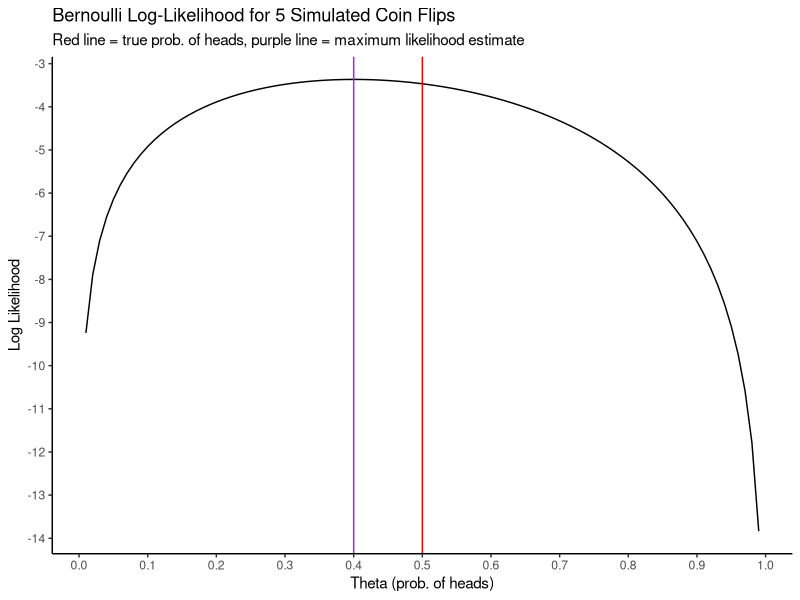
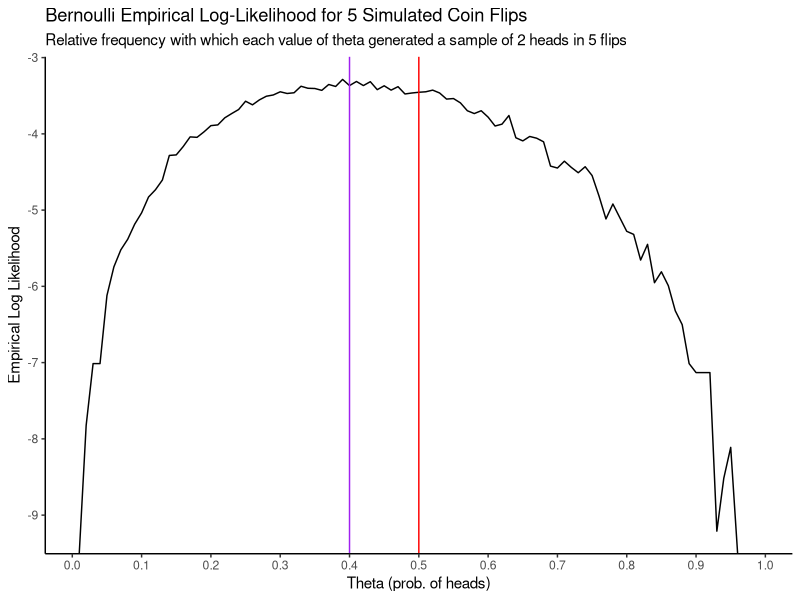
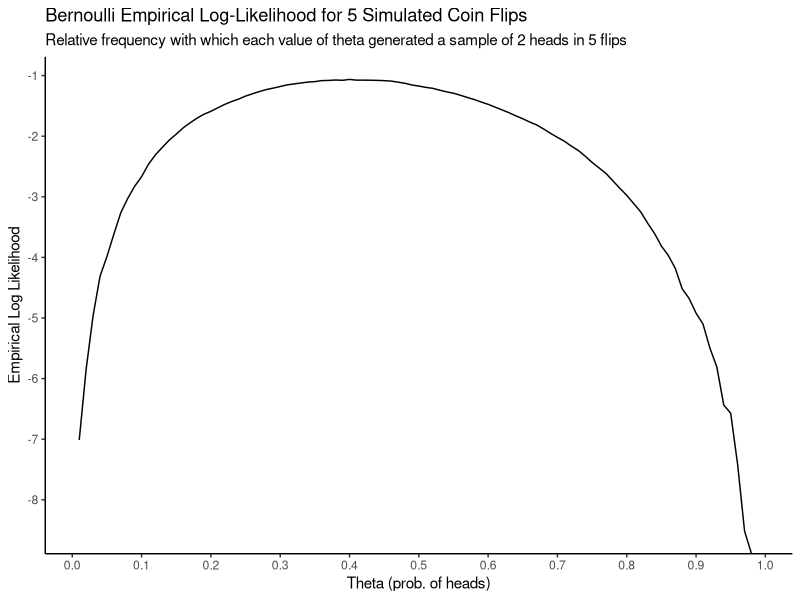
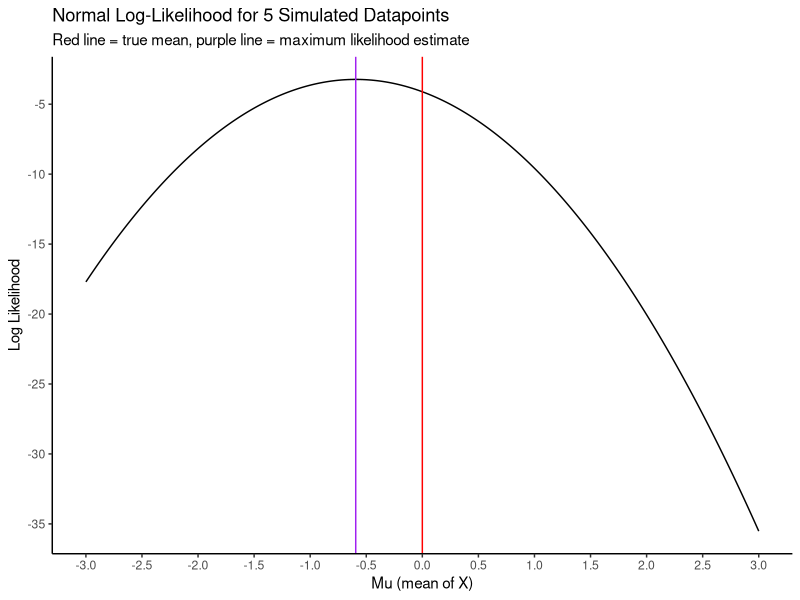
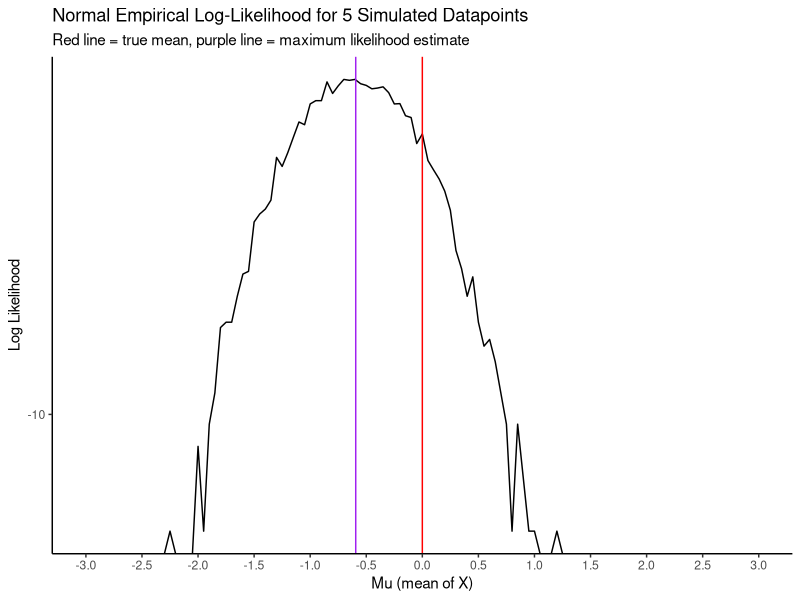

Write the R code that produced these figures, in order.
## ---- chunk 1
knitr::opts_chunk$set(echo = TRUE)
## ---- chunk 2
# Load the tidyverse packages
suppressMessages({
  suppressWarnings({
    library(tidyverse)
  })
})
## ---- chunk 3
set.seed(423798)
n <- 5
thetatrue <- 0.5
samp <- rbinom(n,1,thetatrue)
cat("Actual generated sample: ",samp,"\n")

# Plot the log-likelihood
bern_ll <- function(theta,x) {
  sum(x)*log(theta) + (length(x) - sum(x)) * log(1 - theta)
}

data_frame(theta = seq(.01,.99,by=.01),
           ll = bern_ll(theta,x = samp)) %>%
  ggplot(aes(x = theta,y = ll,group = 1)) +
  theme_classic() +
  geom_line() +
  geom_vline(xintercept = mean(samp),colour = "purple") +
  geom_vline(xintercept = thetatrue,colour = "red") +
  scale_x_continuous(breaks = seq(0,1,by=.1)) +
  scale_y_continuous(breaks = seq(0,-15,by=-1)) +
  labs(title = "Bernoulli Log-Likelihood for 5 Simulated Coin Flips",
       subtitle = "Red line = true prob. of heads, purple line = maximum likelihood estimate",
       x = "Theta (prob. of heads)",
       y = "Log Likelihood")
## ---- chunk 4
simulate_flips <- function(theta,n=5,sumx=2) {
  # Simulate a bunch of experiments with n flips of a coin with P(heads) = theta
  # Return the log of the relative frequency with which the number of heads equals sumx
  B <- 1000 # Number of simulations to do
  experiment_has_two_heads <- numeric(B) # Record whether the experiment has two heads
  for (b in 1:B) {
    experiment_has_two_heads[b] <- as.numeric(sum(rbinom(n,1,theta)) == sumx)
  }
  
  log(mean(experiment_has_two_heads)) - log(choose(n,sumx))
}

simulate_flips(.5)

## ---- chunk 5
# Vectorized version of the simulate function
simulate_flips_v <- function(theta,n=5,sumx=2) {
  out <- numeric(length(theta))
  for (i in 1:length(theta)) {
    out[i] <- simulate_flips(theta[i],n,sumx)
  }
  out
}
# Perform the simulation for various values of theta and plot:
data_frame(theta = seq(.01,.99,by=.01),
           ll = simulate_flips_v(theta)) %>%
  ggplot(aes(x = theta,y = ll,group = 1)) +
  theme_classic() +
  geom_line() +
  geom_vline(xintercept = mean(samp),colour = "purple") +
  geom_vline(xintercept = thetatrue,colour = "red") +
  scale_x_continuous(breaks = seq(0,1,by=.1)) +
  scale_y_continuous(breaks = seq(0,-15,by=-1)) +
  labs(title = "Bernoulli Empirical Log-Likelihood for 5 Simulated Coin Flips",
       subtitle = "Relative frequency with which each value of theta generated a sample of 2 heads in 5 flips",
       x = "Theta (prob. of heads)",
       y = "Empirical Log Likelihood")
## ---- chunk 6
set.seed(878976)
# Function to transform U into Y
transform_u_to_y <- function(u,theta) {
  sum(u <= theta)
}
# Simulate the likelihood function
simulate_binomial_likelihood <- function(B,n,sumx) {
  # B: how many simulations to do
  # n: parameter of binomial
  # sumx: observed suff. stat.
  
  thetagrid <- seq(0.01,0.99,by=0.01)
  loglikvec <- numeric(length(thetagrid))
  names(loglikvec) <- thetagrid
  # Repeatedly sample uniforms and add up the results
  for (b in 1:B) {
    # Sample a uniform
    u <- runif(n)
    # Transform for each theta
    for (theta in thetagrid) {
      #cat(transform_u_to_y(u,theta),"\n")
      #cat(loglikvec[str_c(theta)],"\n")
      loglikvec[str_c(theta)] <- loglikvec[str_c(theta)] + (transform_u_to_y(u,theta) == sumx)
    }
  }
  
  # Return the loglikvec, divided by B, logged
  log(loglikvec / B)
}

data_frame(theta = seq(.01,.99,by=.01),
           ll = simulate_binomial_likelihood(10000,5,2)) %>%
  ggplot(aes(x = theta,y = ll,group = 1)) +
  theme_classic() +
  geom_line() +
  scale_x_continuous(breaks = seq(0,1,by=.1)) +
  scale_y_continuous(breaks = seq(0,-15,by=-1)) +
  labs(title = "Bernoulli Empirical Log-Likelihood for 5 Simulated Coin Flips",
       subtitle = "Relative frequency with which each value of theta generated a sample of 2 heads in 5 flips",
       x = "Theta (prob. of heads)",
       y = "Empirical Log Likelihood")
## ---- chunk 7
set.seed(4632789)
n <- 5
mutrue <- 0
samp <- rnorm(5,mutrue,1)
cat("Actual generated sample: ",samp,"\n")

# Plot the log-likelihood
normal_ll <- function(mu,x) {
  -(1/2)*sum((x - mu)^2)
}

normal_ll_v <- function(mu,x) {
  out <- numeric(length(mu))
  for (i in 1:length(mu)) {
    out[i] <- normal_ll(mu[i],x)
  }
  out
}

data_frame(mu = seq(-3,3,by=.01),
           ll = normal_ll_v(mu,x = samp)) %>%
  ggplot(aes(x = mu,y = ll,group = 1)) +
  theme_classic() +
  geom_line() +
  geom_vline(xintercept = mean(samp),colour = "purple") +
  geom_vline(xintercept = mutrue,colour = "red") +
  scale_x_continuous(breaks = seq(-3,3,by=.5)) +
  scale_y_continuous(breaks = seq(0,-40,by=-5)) +
  labs(title = "Normal Log-Likelihood for 5 Simulated Datapoints",
       subtitle = "Red line = true mean, purple line = maximum likelihood estimate",
       x = "Mu (mean of X)",
       y = "Log Likelihood")
## ---- chunk 8
simulate_norm <- function(mu,n=5,sumx=round(sum(samp),2),eps=0.01) {
  # Simulate a bunch of experiments with n samples from a normal(mu,1) distribution
  # Return the log of the relative frequency with which the sum of the sample is within eps distance of sumx
  B <- 100000 # Number of simulations to do
  experiment_within_eps_distance <- numeric(B) # Record whether the experiment has two heads
  for (b in 1:B) {
    experiment_within_eps_distance[b] <- as.numeric(abs(sum(rnorm(n,mu,1)) - sumx) < eps)
  }
  
  log(mean(experiment_within_eps_distance))
}

simulate_norm(-.59)
## ---- chunk 9
simulate_norm_v <- function(mu,n=5,sumx=round(sum(samp),2),eps=0.01) {
  out <- numeric(length(mu))
  for (i in 1:length(mu)) {
    #cat("Simulating for mu = ",mu[i],"\n")
    out[i] <- simulate_norm(mu[i],n,sumx,eps)
  }
  out
}

data_frame(mu = seq(-3,3,by=.05),
           ll = simulate_norm_v(mu)) %>%
  ggplot(aes(x = mu,y = ll,group = 1)) +
  theme_classic() +
  geom_line() +
  geom_vline(xintercept = mean(samp),colour = "purple") +
  geom_vline(xintercept = mutrue,colour = "red") +
  scale_x_continuous(breaks = seq(-3,3,by=.5)) +
  scale_y_continuous(breaks = seq(-10,-40,by=-2)) +
  labs(title = "Normal Empirical Log-Likelihood for 5 Simulated Datapoints",
       subtitle = "Red line = true mean, purple line = maximum likelihood estimate",
       x = "Mu (mean of X)",
       y = "Log Likelihood")

